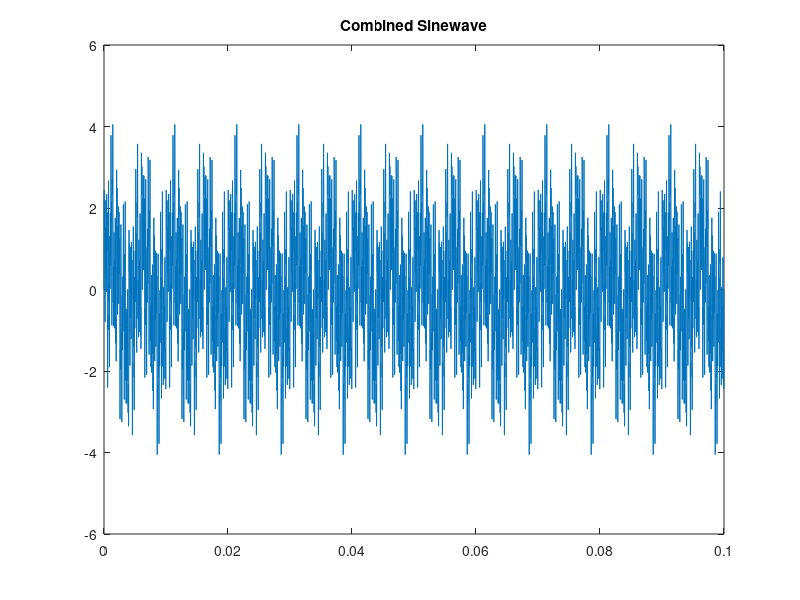
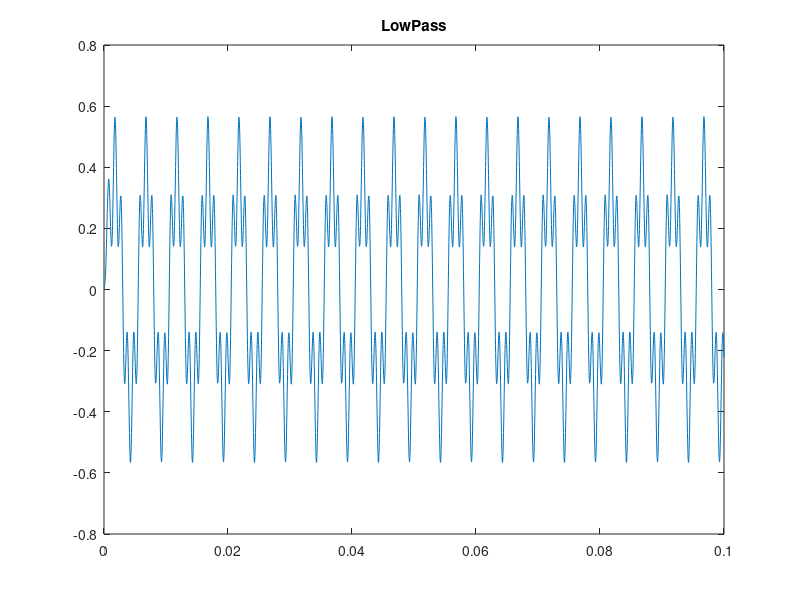
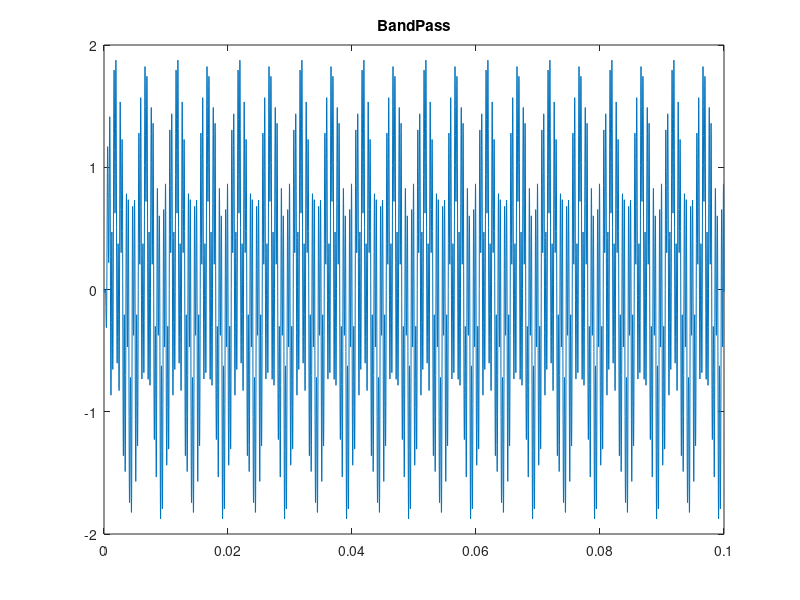
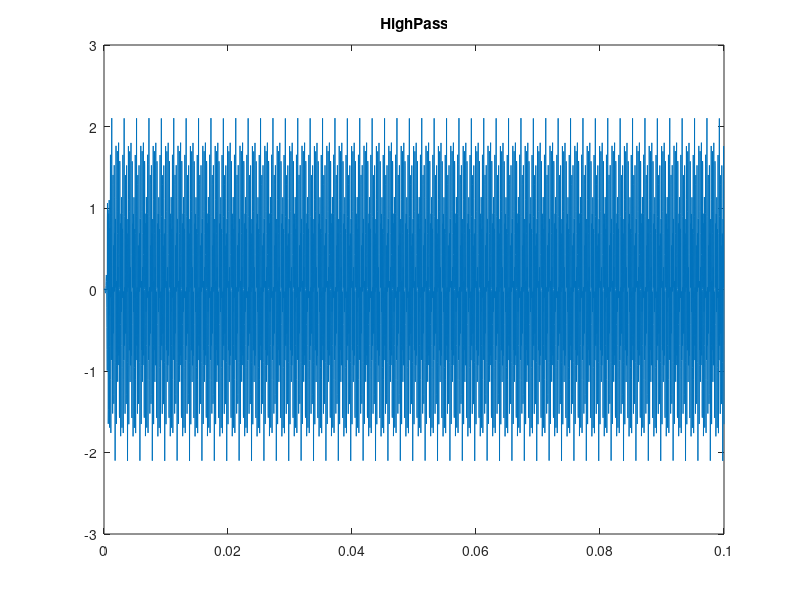

Write the MATLAB code that produced these figures, in order.
%% Clear
close all   % Close all figures
clear       % Clear all variables in workspace
clc         % Clear command window

%% Import relevant data files
load('LowpassCoeffs.mat')
load('BandpassCoeffs.mat')
load('HighpassCoeffs.mat')

equaliser = LowpassCoeffs + BandpassCoeffs + HighpassCoeffs;

%%
fs = 48000;          
T = 0.1;                
t  = 0:1/fs:T;       % Generates a time vector at 1/fs from 0 to T.

% Generate a signal having 5 frequencies (500Hz, 900Hz, 3000Hz, 4500Hz, 9000Hz)
% x  =  sin(2*pi*500*t) + sin(2*pi*900*t) + sin(2*pi*3000*t) + sin(2*pi*4500*t) + sin(2*pi*9000*t);

x  =  sin(2*pi*200*t) + sin(2*pi*1000*t) + sin(2*pi*3000*t) + sin(2*pi*4500*t) + sin(2*pi*10000*t);

figure(1)
plot(t,x)
title('Combined Sinewave');

figure(2);
plot(t,filter(LowpassCoeffs,1,x))
title('LowPass');

figure(3);
plot(t,filter(BandpassCoeffs,1,x))
title('BandPass');

figure(4);
plot(t,filter(HighpassCoeffs,1,x))
title('HighPass');

figure(5);
plot(t,filter(equaliser,1,x))
title('Equaliser');
